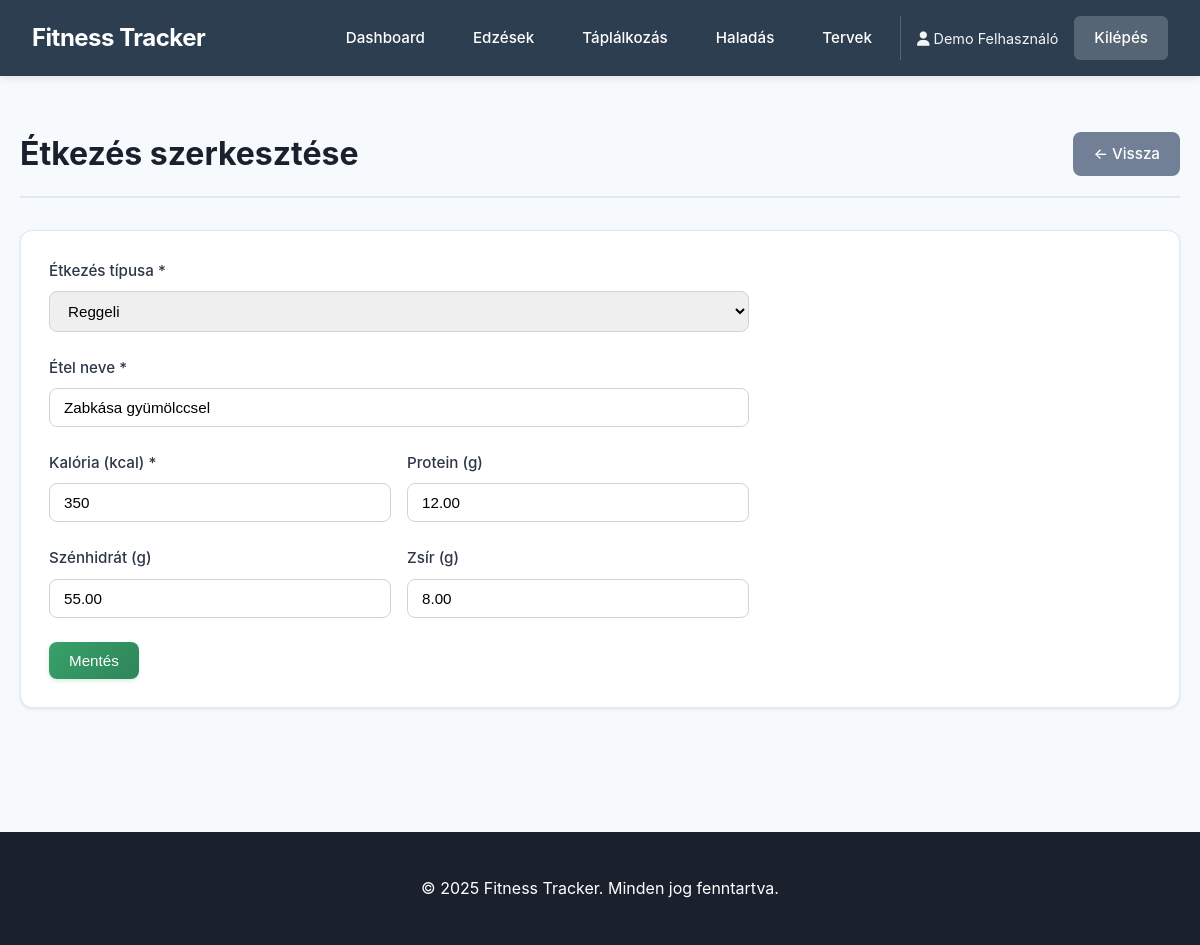
Page /index.php?action=nutrition_edit&id=1 (signed in) on the committed database.
### tables this page shows
CREATE TABLE nutrition (
    id INT AUTO_INCREMENT PRIMARY KEY,
    user_id INT NOT NULL,
    meal_type VARCHAR(50) NOT NULL,
    food_name VARCHAR(100) NOT NULL,
    calories INT NOT NULL,
    protein DECIMAL(6,2) DEFAULT 0,
    carbs DECIMAL(6,2) DEFAULT 0,
    fats DECIMAL(6,2) DEFAULT 0,
    meal_date DATE NOT NULL,
    created_at TIMESTAMP DEFAULT CURRENT_TIMESTAMP,
    FOREIGN KEY (user_id) REFERENCES users(id) ON DELETE CASCADE,
    INDEX idx_user_date (user_id, meal_date)
);

### controllers/BaseController.php (called while the page is built, shortened)
<?php
abstract class BaseController
{
    public function __construct($model)
    {
        $this->model = $model;
    }
    protected function render(string $view, array $data = []): void
    {
        extract($data);
        $viewFile = "views/{$view}.php";
        include $viewFile;
    }
}

### controllers/NutritionController.php (called while the page is built, shortened)
<?php
class NutritionController extends BaseController
{
    public function edit(): void
    {
        $id = (int)($_GET['id'] ?? 0);
        $entry = $this->model->getById($id);
        $this->render('nutrition/edit', [
            'entry' => $entry,
            'errors' => $errors ?? []
        ]);
    }
}

### classes/Router.php (called while the page is built, shortened)
<?php
class Router
{
    private array $routes = [];
    private Database $database;
    public function __construct(Database $database)
    {
        $this->database = $database;
    }
    public function add(string $action, string $controllerClass, string $method, string $modelClass): void
    {
        $this->routes[$action] = [
            'controller' => $controllerClass,
            'method' => $method,
            'model' => $modelClass
        ];
    }
    public function dispatch(?string $action = null): void
    {
        $action = $action ?? $_GET['action'] ?? 'home';
        $route = $this->routes[$action];
        $model = new $route['model']($this->database);
        $controller = new $route['controller']($model);
        $method = $route['method'];
        $controller->$method();
    }
}

### index.php (called while the page is built, shortened)
<?php
require_once 'config/database.php';
require_once 'classes/Database.php';
require_once 'classes/Router.php';
require_once 'models/BaseModel.php';
require_once 'controllers/BaseController.php';
require_once 'controllers/NutritionController.php';
$database = Database::getInstance();
$router = new Router($database);
$router->add('login', AuthController::class, 'login', User::class);
$router->add('register', AuthController::class, 'register', User::class);
$router->add('logout', AuthController::class, 'logout', User::class);
$router->add('home', DashboardController::class, 'home', User::class);
$router->add('workout_list', WorkoutController::class, 'list', Workout::class);
$router->add('workout_create', WorkoutController::class, 'create', Workout::class);
$router->add('workout_edit', WorkoutController::class, 'edit', Workout::class);
$router->add('workout_delete', WorkoutController::class, 'delete', Workout::class);
$router->add('nutrition_list', NutritionController::class, 'list', Nutrition::class);
$router->add('nutrition_create', NutritionController::class, 'create', Nutrition::class);
$router->add('nutrition_edit', NutritionController::class, 'edit', Nutrition::class);
$router->add('nutrition_delete', NutritionController::class, 'delete', Nutrition::class);
$router->add('calculator', NutritionController::class, 'calculator', Nutrition::class);
$router->add('progress_list', ProgressController::class, 'list', Progress::class);
$router->add('progress_create', ProgressController::class, 'create', Progress::class);
$router->add('progress_charts', ProgressController::class, 'charts', Progress::class);
$router->add('plan_list', WorkoutPlanController::class, 'list', WorkoutPlan::class);
$router->add('plan_create', WorkoutPlanController::class, 'create', WorkoutPlan::class);
$router->add('plan_show', WorkoutPlanController::class, 'show', WorkoutPlan::class);
$router->add('plan_clone', WorkoutPlanController::class, 'clone', WorkoutPlan::class);
$router->dispatch();

### models/BaseModel.php (called while the page is built, shortened)
<?php
abstract class BaseModel
{
    protected mysqli $db;
    protected string $table;
    public function __construct(Database $database)
    {
        $this->db = $database->getConnection();
    }
    public function getById(int $id): ?array
    {
        $sql = "SELECT * FROM {$this->table} WHERE id = ?";
        $stmt = $this->db->prepare($sql);
        $stmt->bind_param('i', $id);
        $stmt->execute();
        $result = $stmt->get_result();
        return $result->fetch_assoc();
    }
}

### classes/Database.php (called while the page is built, shortened)
<?php
class Database
{
    private mysqli $connection;
    private function __construct()
    {
        $this->connection = new mysqli(
            DB_HOST,
            DB_USER,
            DB_PASS,
            DB_NAME
        );
        $this->connection->set_charset(DB_CHARSET);
    }
    public function getConnection(): mysqli
    {
        return $this->connection;
    }
}

### views/nutrition/edit.php (the view, shortened to what this page needs)
<?php include 'views/layouts/header.php'; ?>
<div class="container">
    <div class="page-header">
        <h1>Étkezés szerkesztése</h1>
        <a href="index.php?action=nutrition_list" class="btn btn-secondary">← Vissza</a>
    </div>
    <div class="card">
        <form method="POST" class="form">
            <div class="form-group">
                <label for="meal_type">Étkezés típusa *</label>
                <select id="meal_type" name="meal_type" required>
                    <option value="Reggeli" <?php echo $entry['meal_type'] === 'Reggeli' ? 'selected' : ''; ?>>Reggeli</option>
                </select>
            </div>
            <div class="form-group">
                <label for="food_name">Étel neve *</label>
                <input type="text" id="food_name" name="food_name" value="<?php echo htmlspecialchars($entry['food_name']); ?>" required>
            </div>
            <div class="form-row">
                <div class="form-group">
                    <label for="calories">Kalória (kcal) *</label>
                    <input type="number" id="calories" name="calories" value="<?php echo $entry['calories']; ?>" min="1" required>
                </div>
                <div class="form-group">
                    <label for="protein">Protein (g)</label>
                    <input type="number" step="0.1" id="protein" name="protein" value="<?php echo $entry['protein']; ?>" min="0">
                </div>
            </div>
            <div class="form-row">
                <div class="form-group">
                    <label for="carbs">Szénhidrát (g)</label>
                    <input type="number" step="0.1" id="carbs" name="carbs" value="<?php echo $entry['carbs']; ?>" min="0">
                </div>
                <div class="form-group">
                    <label for="fats">Zsír (g)</label>
                    <input type="number" step="0.1" id="fats" name="fats" value="<?php echo $entry['fats']; ?>" min="0">
                </div>
            </div>
            <button type="submit" class="btn btn-primary">Mentés</button>
        </form>
    </div>
</div>
<?php include 'views/layouts/footer.php'; ?>

### public/css/style.css (style rules this page uses)
* { margin: 0; padding: 0; box-sizing: border-box; }
body { font-family: 'Inter', -apple-system, BlinkMacSystemFont, 'Segoe UI', sans-serif; line-height: 1.6; color: #2d3748; background-color: #f7fafc; }
.container { max-width: 1400px; margin: 0 auto; padding: 20px; }
.page-header { display: flex; justify-content: space-between; align-items: center; margin-bottom: 2rem; padding-bottom: 1rem; border-bottom: 2px solid #e2e8f0; }
.page-header h1 { color: #1a202c; font-size: 2rem; font-weight: 700; }
.card { background: white; border-radius: 12px; padding: 1.75rem; margin-bottom: 1.5rem; box-shadow: 0 1px 3px rgba(0,0,0,0.1); border: 1px solid #e2e8f0; }
.btn { display: inline-flex; align-items: center; justify-content: center; gap: 0.5rem; padding: 0.625rem 1.25rem; border: none; border-radius: 8px; font-size: 0.95rem; font-weight: 500; cursor: pointer; text-decoration: none; transition: all 0.2s; }
.btn-primary { background: linear-gradient(135deg, #38a169 0%, #2f855a 100%); color: white; box-shadow: 0 2px 4px rgba(56, 161, 105, 0.2); }
.btn-secondary { background-color: #718096; color: white; }
.form { max-width: 700px; }
.form-group { margin-bottom: 1.5rem; }
.form-row { display: grid; grid-template-columns: repeat(auto-fit, minmax(200px, 1fr)); gap: 1rem; }
.form-group label { display: block; margin-bottom: 0.5rem; font-weight: 500; color: #2d3748; font-size: 0.95rem; }
.form-group input, .form-group select, .form-group textarea { width: 100%; padding: 0.625rem 0.875rem; border: 1px solid #cbd5e0; border-radius: 8px; font-size: 0.95rem; transition: all 0.2s; }

### rows in the picture
nutrition: meal_type "Reggeli", food_name "Zabkása gyümölccsel", calories "350", protein "12.00", carbs "55.00", fats "8.00"

### other values in the picture
$_SESSION['user_name'] "Demo Felhasználó"
